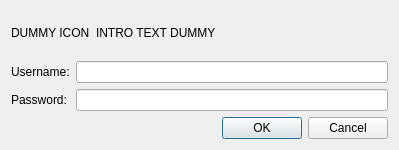
<?xml version="1.0" encoding="UTF-8"?>
<ui version="4.0">
 <class>PasswordDialog</class>
 <widget class="QDialog" name="PasswordDialog">
  <property name="geometry">
   <rect>
    <x>0</x>
    <y>0</y>
    <width>399</width>
    <height>150</height>
   </rect>
  </property>
  <property name="windowTitle">
   <string>Authentication Required</string>
  </property>
  <layout class="QGridLayout" name="gridLayout">
   <item row="0" column="0" colspan="2">
    <layout class="QHBoxLayout">
     <item>
      <widget class="QLabel" name="iconLabel">
       <property name="text">
        <string>DUMMY ICON</string>
       </property>
      </widget>
     </item>
     <item>
      <widget class="QLabel" name="introLabel">
       <property name="sizePolicy">
        <sizepolicy hsizetype="MinimumExpanding" vsizetype="MinimumExpanding">
         <horstretch>0</horstretch>
         <verstretch>0</verstretch>
        </sizepolicy>
       </property>
       <property name="text">
        <string>INTRO TEXT DUMMY</string>
       </property>
      </widget>
     </item>
    </layout>
   </item>
   <item row="1" column="0">
    <widget class="QLabel" name="label">
     <property name="text">
      <string>Username:</string>
     </property>
    </widget>
   </item>
   <item row="1" column="1">
    <widget class="QLineEdit" name="userNameLineEdit"/>
   </item>
   <item row="2" column="0">
    <widget class="QLabel" name="lblPassword">
     <property name="text">
      <string>Password:</string>
     </property>
    </widget>
   </item>
   <item row="2" column="1">
    <widget class="QLineEdit" name="passwordLineEdit">
     <property name="echoMode">
      <enum>QLineEdit::EchoMode::Password</enum>
     </property>
    </widget>
   </item>
   <item row="3" column="0" colspan="2">
    <widget class="QDialogButtonBox" name="buttonBox">
     <property name="orientation">
      <enum>Qt::Orientation::Horizontal</enum>
     </property>
     <property name="standardButtons">
      <set>QDialogButtonBox::StandardButton::Cancel|QDialogButtonBox::StandardButton::Ok</set>
     </property>
    </widget>
   </item>
  </layout>
 </widget>
 <resources/>
 <connections>
  <connection>
   <sender>buttonBox</sender>
   <signal>accepted()</signal>
   <receiver>PasswordDialog</receiver>
   <slot>accept()</slot>
   <hints>
    <hint type="sourcelabel">
     <x>248</x>
     <y>254</y>
    </hint>
    <hint type="destinationlabel">
     <x>157</x>
     <y>274</y>
    </hint>
   </hints>
  </connection>
  <connection>
   <sender>buttonBox</sender>
   <signal>rejected()</signal>
   <receiver>PasswordDialog</receiver>
   <slot>reject()</slot>
   <hints>
    <hint type="sourcelabel">
     <x>316</x>
     <y>260</y>
    </hint>
    <hint type="destinationlabel">
     <x>286</x>
     <y>274</y>
    </hint>
   </hints>
  </connection>
 </connections>
</ui>
